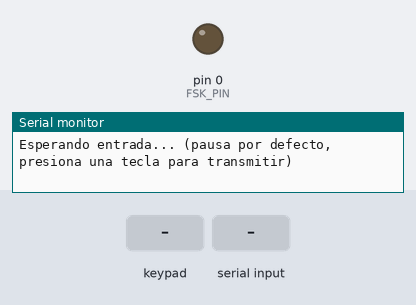
Simulated run of this sketch. Board: Arduino Uno, built for the host (arithmetic inside an expression is 32-bit, double 64-bit). Parts: output pins drawn as LEDs (lit = HIGH), the last lines printed to the serial monitor. Wiring (inferred from the names in the program): 4×4 keypad with keys 1 2 3 A 4 5 6 B 7 8 9 C * 0 # D: rows pin 6, pin 7, pin 8, pin 9; columns pin 10, pin 11, pin 12, pin 13. The test bench sets the inputs (shaded band). Pins used as bus, display or sensor lines are not drawn.

Above: at 2.2 s.
2.3 s: key '1' pressed
At 3.32 s:
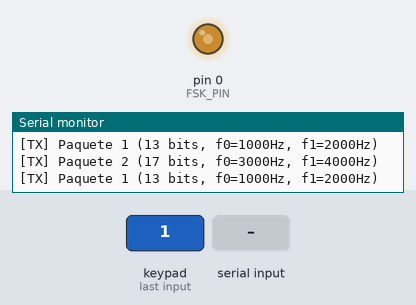
5.3 s: keypad keys 6 7 8 9 * pressed 0.4 s apart
8.8 s: key 'A' pressed
11.8 s: "R" received over Serial
Timing chart, 0 to 14.3 s (numbered marks = the images above; inputs shaded):
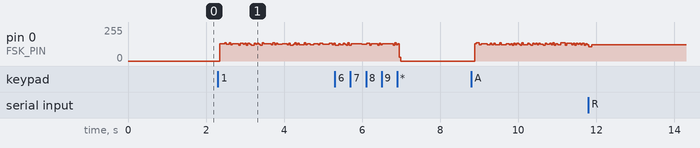

The sketch:

transmisor.ino
```cpp
/**
 * @file transmisor.ino (Raspberry Pi Pico)
 * @brief Transmisor FSK dual que envía 2 paquetes alternadamente:
 *        - Paquete 1: f0=1000Hz, f1=2000Hz (mensaje de 4 bits)
 *        - Paquete 2: f0=3000Hz, f1=4000Hz (carácter ASCII convertido a 8 bits)
 *        Incluye modo de calibración previo.
 */

// --- Configuración de Pines ---
const int FSK_PIN = 0; // GP0 en Raspberry Pi Pico

// --- Parámetros FSK Paquete 1 ---
const int FREQ_0_PKT1 = 1000;
const int FREQ_1_PKT1 = 2000;

// --- Parámetros FSK Paquete 2 ---
const int FREQ_0_PKT2 = 3000;
const int FREQ_1_PKT2 = 4000;

// Duración de bit (común)
const unsigned long BIT_DURATION_US = 8000; // 8 ms

// --- Modo de Calibración ---
const unsigned long CALIBRATION_BIT_DURATION_MS = 3000; // 3 s por bit
const uint8_t calibration_sequence[] = {0, 1, 0, 1};
const int CALIBRATION_LENGTH = 4;
bool calibration_done = false;

// ============================
// Configuración KEYPAD 4x4
// ============================
const byte ROWS = 4;
const byte COLS = 4;

char keys[ROWS][COLS] = {
  {'1', '2', '3', 'A'},
  {'4', '5', '6', 'B'},
  {'7', '8', '9', 'C'},
  {'*', '0', '#', 'D'}
};

// Pines de las filas (INPUT con pull-down interno)
const byte rowPins[ROWS] = {6, 7, 8, 9};
// Pines de las columnas (OUTPUT)
const byte colPins[COLS] = {10, 11, 12, 13};
char last_key = 0;
bool transmitting = false; // Cuando false, no se emite nada
char current_char = '0';   // Carácter vigente para PKT2
unsigned long last_key_check = 0;
unsigned long last_key_time = 0;
const unsigned long DEBOUNCE_DELAY_US = 300000; // 300 ms

// --- Componentes del Paquete 1 ---
const uint8_t data_message_pkt1[4] = {0, 1, 0, 1};
const uint8_t confirmation_bits_pkt1[4] = {1, 0, 1, 0};
const int MESSAGE_LEN_PKT1 = 4;
const int PACKET_LEN_PKT1 = 13;  // 1 sync + 4 msg + 4 conf + 4 checksum

// --- Componentes del Paquete 2 (Carácter ASCII) ---
char ascii_char = 'A'; // Carácter a enviar
uint8_t data_message_pkt2[8];    // 8 bits para ASCII
const uint8_t confirmation_bits_pkt2[4] = {1, 0, 1, 0};
const int MESSAGE_LEN_PKT2 = 8;
const int CONF_LEN_PKT2 = 4;
const int PACKET_LEN_PKT2 = 17;  // 1 sync + 8 msg + 4 conf + 4 checksum

// --- Paquetes de Transmisión ---
uint8_t transmission_packet_1[PACKET_LEN_PKT1];
uint8_t transmission_packet_2[PACKET_LEN_PKT2];

// --- Control de Transmisión ---
int current_packet = 1; // 1 o 2
int current_bit_index = 0;
unsigned long bit_start_time_us = 0;
unsigned long next_toggle_time_us = 0;

// --- Prototipos ---
void runCalibration();
char scan_keypad();

// --- Función para convertir carácter ASCII a 8 bits ---
void asciiTo8Bits(char c, uint8_t* bits) {
  uint8_t value = (uint8_t)c;
  for (int i = 0; i < 8; i++) {
    bits[i] = (value >> (7 - i)) & 1;
  }
}

// --- Función para construir un paquete con msg_len = conf_len = checksum_len ---
void buildPacket(uint8_t* packet, const uint8_t* data_msg, const uint8_t* conf_bits, int msg_len) {
  packet[0] = 1; // Bit de sincronización
  for (int i = 0; i < msg_len; i++) {
    packet[1 + i] = data_msg[i];                    // Mensaje
    packet[1 + i + msg_len] = conf_bits[i];         // Confirmación
    packet[1 + i + 2 * msg_len] = data_msg[i] ^ conf_bits[i]; // Checksum XOR
  }
}

// --- Función para construir paquete 2 (checksum de 4 bits) ---
void buildPacket2(uint8_t* packet, const uint8_t* data_msg, const uint8_t* conf_bits, int msg_len, int conf_len) {
  packet[0] = 1; // Bit de sincronización

  // Mensaje de 8 bits
  for (int i = 0; i < msg_len; i++) {
    packet[1 + i] = data_msg[i];
  }

  // Confirmación de 4 bits
  for (int i = 0; i < conf_len; i++) {
    packet[1 + msg_len + i] = conf_bits[i];
  }

  // Checksum: XOR entre los primeros 4 bits del mensaje y los 4 de confirmación
  for (int i = 0; i < conf_len; i++) {
    packet[1 + msg_len + conf_len + i] = data_msg[i] ^ conf_bits[i];
  }
}

void setup() {
  Serial.begin(115200);
  pinMode(FSK_PIN, OUTPUT);
  digitalWrite(FSK_PIN, LOW);
  delay(1000);

  // Configurar keypad
  for (int i = 0; i < ROWS; i++) {
    pinMode(rowPins[i], INPUT_PULLDOWN);
  }
  for (int i = 0; i < COLS; i++) {
    pinMode(colPins[i], OUTPUT);
    digitalWrite(colPins[i], LOW);
  }

  // Construir Paquete 1
  buildPacket(transmission_packet_1, data_message_pkt1, confirmation_bits_pkt1, MESSAGE_LEN_PKT1);

  // Construir Paquete 2
  ascii_char = current_char; // inicial
  asciiTo8Bits(ascii_char, data_message_pkt2);
  buildPacket2(transmission_packet_2, data_message_pkt2, confirmation_bits_pkt2, MESSAGE_LEN_PKT2, CONF_LEN_PKT2);

  Serial.println("=== Transmisor FSK Dual (Raspberry Pi Pico) ===");
  Serial.println();

  // Información Paquete 1
  Serial.println("--- PAQUETE 1 (13 bits) ---");
  Serial.print("Frecuencias: f0=");
  Serial.print(FREQ_0_PKT1);
  Serial.print("Hz, f1=");
  Serial.print(FREQ_1_PKT1);
  Serial.println("Hz");
  Serial.print("Paquete: ");
  for (int i = 0; i < PACKET_LEN_PKT1; i++) Serial.print(transmission_packet_1[i]);
  Serial.println();
  Serial.print("Mensaje (4 bits): ");
  for (int i = 0; i < MESSAGE_LEN_PKT1; i++) Serial.print(data_message_pkt1[i]);
  Serial.println();

  // Información Paquete 2
  Serial.println();
  Serial.println("--- PAQUETE 2 (17 bits) ---");
  Serial.print("Frecuencias: f0=");
  Serial.print(FREQ_0_PKT2);
  Serial.print("Hz, f1=");
  Serial.print(FREQ_1_PKT2);
  Serial.println("Hz");
  Serial.print("Caracter ASCII: '");
  Serial.print(ascii_char);
  Serial.print("' (");
  Serial.print((int)ascii_char);
  Serial.println(")");
  Serial.print("Paquete: ");
  for (int i = 0; i < PACKET_LEN_PKT2; i++) Serial.print(transmission_packet_2[i]);
  Serial.println();
  Serial.print("Mensaje (8 bits): ");
  for (int i = 0; i < MESSAGE_LEN_PKT2; i++) Serial.print(data_message_pkt2[i]);
  Serial.println();
  Serial.print("Confirmacion (4 bits): ");
  for (int i = 0; i < CONF_LEN_PKT2; i++) Serial.print(confirmation_bits_pkt2[i]);
  Serial.println();
  Serial.println();
  Serial.println("Transmitiendo paquetes alternadamente...");
  Serial.print("Duracion PKT1: ");
  Serial.print(PACKET_LEN_PKT1 * 8);
  Serial.print("ms, PKT2: ");
  Serial.print(PACKET_LEN_PKT2 * 8);
  Serial.println("ms");
  Serial.println();
  Serial.println("Comandos:");
  Serial.println("  - Presiona 'R' por Serial para MODO CALIBRACION");
  Serial.println("  - Usa el keypad (0-9, A-D, #) para PKT2; '*' pausa la transmisión");
  Serial.println();
  Serial.println("Esperando entrada... (pausa por defecto, presiona una tecla para transmitir)");
  transmitting = false; // iniciar pausado
}

void loop() {
  // Comando de calibración por Serial en cualquier momento
  if (Serial.available()) {
    char cmd = Serial.read();
    if (cmd == 'R' || cmd == 'r') {
      transmitting = false;
      digitalWrite(FSK_PIN, LOW);
      runCalibration();
      // Tras calibración, permanecer pausado hasta nueva tecla
    }
  }

  // Keypad: escaneo con debounce
  unsigned long t = micros();
  if ((long)(t - last_key_check) > 50000) { // cada 50 ms
    last_key_check = t;
    char key = scan_keypad();
    if (key != 0 && key != last_key && (t - last_key_time > DEBOUNCE_DELAY_US)) {
      last_key = key;
      last_key_time = t;
      if (key == '*') {
        transmitting = false;
        digitalWrite(FSK_PIN, LOW);
        Serial.println("[Keypad] Pausa de transmisión ('*')");
      } else {
        current_char = key;
        ascii_char = current_char;
        asciiTo8Bits(ascii_char, data_message_pkt2);
        buildPacket2(transmission_packet_2, data_message_pkt2, confirmation_bits_pkt2, MESSAGE_LEN_PKT2, CONF_LEN_PKT2);
        transmitting = true;
        Serial.print("[Keypad] Nuevo PKT2 con char: ");
        Serial.println(current_char);
      }
    }
    if (key == 0) last_key = 0;
  }

  if (!transmitting) {
    // No transmitir nada mientras está pausado
    return;
  }

  unsigned long current_time_us = micros();

  // Seleccionar paquete y parámetros actuales
  uint8_t* current_packet_data;
  int current_packet_len;

  if (current_packet == 1) {
    current_packet_data = transmission_packet_1;
    current_packet_len = PACKET_LEN_PKT1;
  } else {
    current_packet_data = transmission_packet_2;
    current_packet_len = PACKET_LEN_PKT2;
  }

  int freq_0 = (current_packet == 1) ? FREQ_0_PKT1 : FREQ_0_PKT2;
  int freq_1 = (current_packet == 1) ? FREQ_1_PKT1 : FREQ_1_PKT2;
  long half_period_0 = 1000000 / (2 * freq_0);
  long half_period_1 = 1000000 / (2 * freq_1);

  // Inicializar bit
  if (bit_start_time_us == 0) {
    bit_start_time_us = current_time_us;
    next_toggle_time_us = current_time_us;

    // Reporte al inicio de cada paquete
    if (current_bit_index == 0) {
      Serial.print("\n[TX] Paquete ");
      Serial.print(current_packet);
      Serial.print(" (");
      Serial.print(current_packet_len);
      Serial.print(" bits, f0=");
      Serial.print(freq_0);
      Serial.print("Hz, f1=");
      Serial.print(freq_1);
      Serial.println("Hz)");
    }
  }

  // Toggle del pin según el bit actual
  if (current_time_us >= next_toggle_time_us) {
    digitalWrite(FSK_PIN, !digitalRead(FSK_PIN));
    long half_period = (current_packet_data[current_bit_index] == 1) ? half_period_1 : half_period_0;
    next_toggle_time_us += half_period;
  }

  // Avance de bit
  if (current_time_us - bit_start_time_us >= BIT_DURATION_US) {
    current_bit_index++;
    bit_start_time_us = 0;

    // Si terminamos el paquete actual
    if (current_bit_index >= current_packet_len) {
      current_bit_index = 0;
      current_packet = (current_packet == 1) ? 2 : 1; // Alternar paquete
    }
  }
}

// --- Función de escaneo de keypad ---
char scan_keypad() {
  for (int col_index = 0; col_index < COLS; col_index++) {
    digitalWrite(colPins[col_index], HIGH);
    delayMicroseconds(200);
    for (int row_index = 0; row_index < ROWS; row_index++) {
      if (digitalRead(rowPins[row_index]) == HIGH) {
        char key = keys[row_index][col_index];
        delayMicroseconds(500);
        if (digitalRead(rowPins[row_index]) == HIGH) {
          digitalWrite(colPins[col_index], LOW);
          return key;
        }
      }
    }
    digitalWrite(colPins[col_index], LOW);
    delayMicroseconds(50);
  }
  return 0;
}

// --- Ejecutar calibración cuando se pida con 'R' ---
void runCalibration() {
  Serial.println();
  Serial.println("========================================");
  Serial.println("=== MODO CALIBRACION (Presionado 'R') ===");
  Serial.println("Secuencia: 0,1,0,1 (3s por bit)");
  Serial.println("========================================");

  // PKT1
  Serial.println("[PKT1] Calibrando 1kHz y 2kHz...");
  for (int i = 0; i < CALIBRATION_LENGTH; i++) {
    int freq = (calibration_sequence[i] == 1) ? FREQ_1_PKT1 : FREQ_0_PKT1;
    long half_period = 1000000 / (2 * freq);
    unsigned long start_time = millis();
    while (millis() - start_time < CALIBRATION_BIT_DURATION_MS) {
      digitalWrite(FSK_PIN, HIGH);
      delayMicroseconds(half_period);
      digitalWrite(FSK_PIN, LOW);
      delayMicroseconds(half_period);
    }
  }
  digitalWrite(FSK_PIN, LOW);
  Serial.println("[PKT1] Calibracion completada!");

  delay(300);

  // PKT2
  Serial.println("[PKT2] Calibrando 3kHz y 4kHz...");
  for (int i = 0; i < CALIBRATION_LENGTH; i++) {
    int freq = (calibration_sequence[i] == 1) ? FREQ_1_PKT2 : FREQ_0_PKT2;
    long half_period = 1000000 / (2 * freq);
    unsigned long start_time = millis();
    while (millis() - start_time < CALIBRATION_BIT_DURATION_MS) {
      digitalWrite(FSK_PIN, HIGH);
      delayMicroseconds(half_period);
      digitalWrite(FSK_PIN, LOW);
      delayMicroseconds(half_period);
    }
  }
  digitalWrite(FSK_PIN, LOW);
  Serial.println("[PKT2] Calibracion completada!");
  Serial.println("========================================");
}
```
